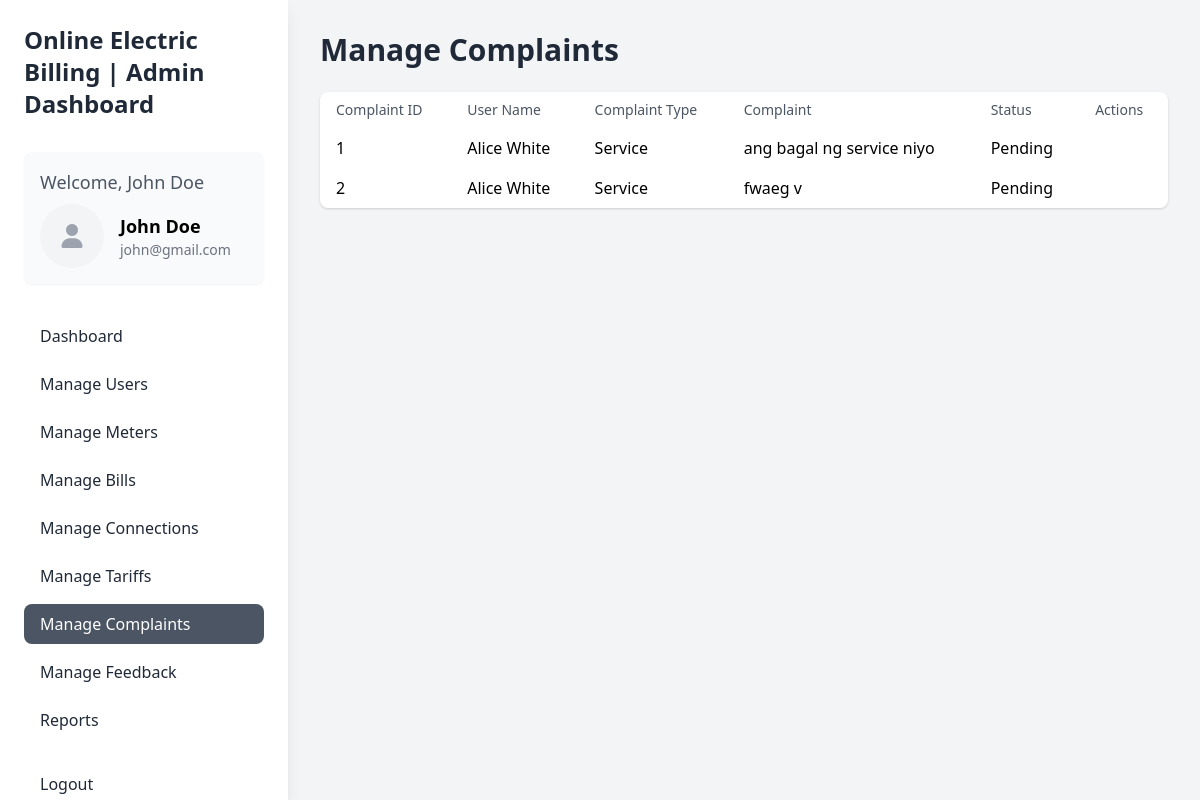
/admin/complaints.php (signed in), run on the app's committed database.
### tables this page shows
CREATE TABLE `complaints` (
  `complaint_id` int(11) NOT NULL,
  `user_id` int(11) NOT NULL,
  `complaint_type` varchar(50) NOT NULL,
  `complaint_details` text NOT NULL,
  `status` enum('Open','In Progress','Resolved') DEFAULT 'Open',
  `created_at` timestamp NOT NULL DEFAULT current_timestamp()
);

CREATE TABLE `users` (
  `user_id` int(11) NOT NULL,
  `name` varchar(100) NOT NULL,
  `email` varchar(100) NOT NULL,
  `password` varchar(50) NOT NULL,
  `phone_number` varchar(15) NOT NULL,
  `address` text NOT NULL,
  `created_at` timestamp NOT NULL DEFAULT current_timestamp()
);

### admin/complaints.php (the view, shortened to what this page needs)
<?php
include '../database.php';
$complaintsQuery = "SELECT complaints.*, users.name FROM complaints INNER JOIN users ON complaints.user_id = users.user_id";
$complaintsResult = $conn->query($complaintsQuery);
?>
<!DOCTYPE html>
<html lang="en">
<head>
  <link href="https://cdn.jsdelivr.net/npm/tailwindcss@2.0.0/dist/tailwind.min.css" rel="stylesheet">
  <link rel="stylesheet" href="https://cdnjs.cloudflare.com/ajax/libs/font-awesome/6.7.1/css/all.min.css">
</head>
<body class="bg-gray-100">
  <div class="min-h-screen flex">
    <div class="bg-white text-black p-6 shadow-lg w-72 fixed h-full">
      <h2 class="text-2xl font-semibold text-gray-800 mb-8">Online Electric Billing | Admin Dashboard</h2>
      <div class="p-4 bg-gray-50 rounded-lg shadow-sm mb-8">
        <p class="text-lg text-gray-600 mb-2">Welcome, <?= htmlspecialchars($_SESSION['name']); ?></p>
        <div class="flex items-center space-x-4">
          <span class="w-16 h-16 rounded-full overflow-hidden bg-gray-100 flex items-center justify-center">
            <i class="fa-solid fa-user text-2xl text-gray-400"></i>
          </span>
          <div>
            <p class="font-semibold text-lg"><?= htmlspecialchars($_SESSION['name']); ?></p>
            <p class="text-sm text-gray-500"><?= htmlspecialchars($_SESSION['email']); ?></p>
          </div>
        </div>
      </div>
      <ul>
        <li><a href="admin.php" class="block px-4 py-2 mb-2 rounded-lg text-gray-800 hover:bg-gray-700 transition duration-200">Dashboard</a></li>
        <li><a href="users.php" class="block px-4 py-2 mb-2 rounded-lg text-gray-800  hover:bg-gray-200 transition duration-200">Manage Users</a></li>
        <li><a href="meters.php" class="block px-4 py-2 mb-2 rounded-lg text-gray-800 hover:bg-gray-200">Manage Meters</a></li>
        <li><a href="bills.php" class="block px-4 py-2 mb-2 rounded-lg text-gray-800 hover:bg-gray-200 transition duration-200">Manage Bills</a></li>
        <li><a href="connections.php" class="block px-4 py-2 mb-2 rounded-lg text-gray-800 hover:bg-gray-200">Manage Connections</a></li>
        <li><a href="tariffs.php" class="block px-4 py-2 mb-2 rounded-lg text-gray-800 hover:bg-gray-200 transition duration-200">Manage Tariffs</a></li>
        <li><a href="complaints.php" class="block px-4 py-2 mb-2 rounded-lg text-white bg-gray-600 hover:bg-gray-200 transition duration-200">Manage Complaints</a></li>
        <li><a href="feedback.php" class="block px-4 py-2 mb-2 rounded-lg text-gray-800 hover:bg-gray-200 transition duration-200">Manage Feedback</a></li>
        <li><a href="reports.php" class="block px-4 py-2 mb-2 rounded-lg text-gray-800 hover:bg-gray-200 transition duration-200">Reports</a></li>
        <li><a href="../logout.php" class="block px-4 py-2 mt-6 rounded-lg text-gray-800 hover:bg-gray-200 transition duration-200">Logout</a></li>
      </ul>
    </div>
    <div class="flex-1 p-8 pl-80">
      <h1 class="text-3xl font-semibold text-gray-800 mb-6">Manage Complaints</h1>
      <table class="min-w-full bg-white shadow rounded-lg">
        <thead>
          <tr>
            <th class="px-4 py-2 text-left text-sm font-medium text-gray-600">Complaint ID</th>
            <th class="px-4 py-2 text-left text-sm font-medium text-gray-600">User Name</th>
            <th class="px-4 py-2 text-left text-sm font-medium text-gray-600">Complaint Type</th>
            <th class="px-4 py-2 text-left text-sm font-medium text-gray-600">Complaint</th>
            <th class="px-4 py-2 text-left text-sm font-medium text-gray-600">Status</th>
            <th class="px-4 py-2 text-left text-sm font-medium text-gray-600">Actions</th>
          </tr>
        </thead>
        <tbody>
          <?php while ($complaint = $complaintsResult->fetch_assoc()): ?>
            <tr>
              <td class="px-4 py-2"><?php echo htmlspecialchars($complaint['complaint_id']); ?></td>
              <td class="px-4 py-2"><?php echo htmlspecialchars($complaint['name']); ?></td>
              <td class="px-4 py-2"><?php echo htmlspecialchars($complaint['complaint_type']); ?></td>
              <td class="px-4 py-2"><?php echo htmlspecialchars($complaint['complaint_details']); ?></td>
              <td class="px-4 py-2"><?php echo $complaint['status'] == 1 ? 'Resolved' : 'Pending'; ?></td>
              <td class="px-4 py-2">
              </td>
            </tr>
          <?php endwhile; ?>
        </tbody>
      </table>
    </div>
  </div>
</body>
</html>

### data on the page
complaints: complaint_id "1", user.name "Alice White", complaint_type "Service", complaint_details "ang bagal ng service niyo", status "Pending"
complaints: complaint_id "2", user.name "Alice White", complaint_type "Service", complaint_details "fwaeg v", status "Pending"

### other printed values
$_SESSION['name'] "John Doe"
$_SESSION['email'] "john@gmail.com"
